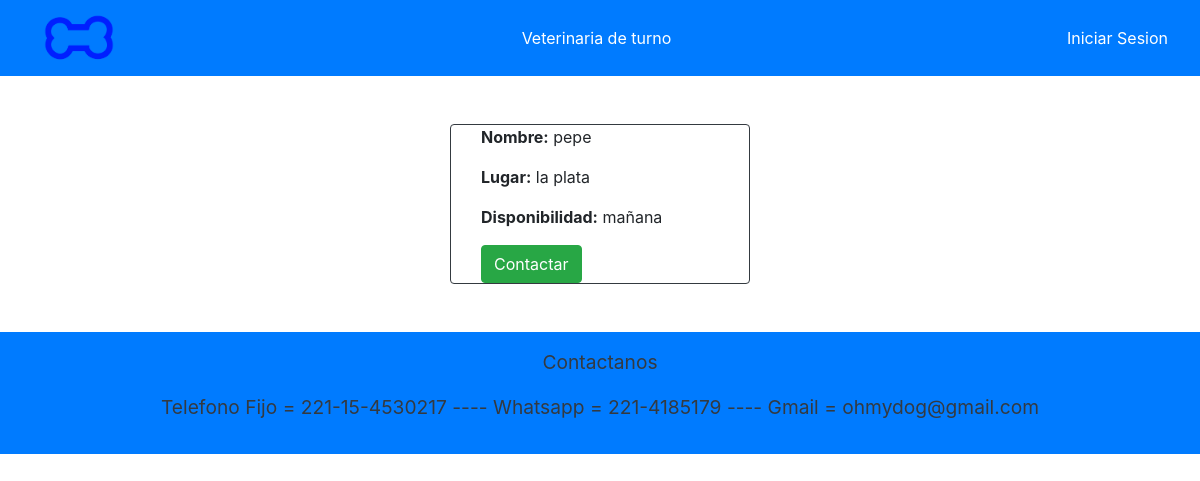
Page /cuidadores on the earlier database version.
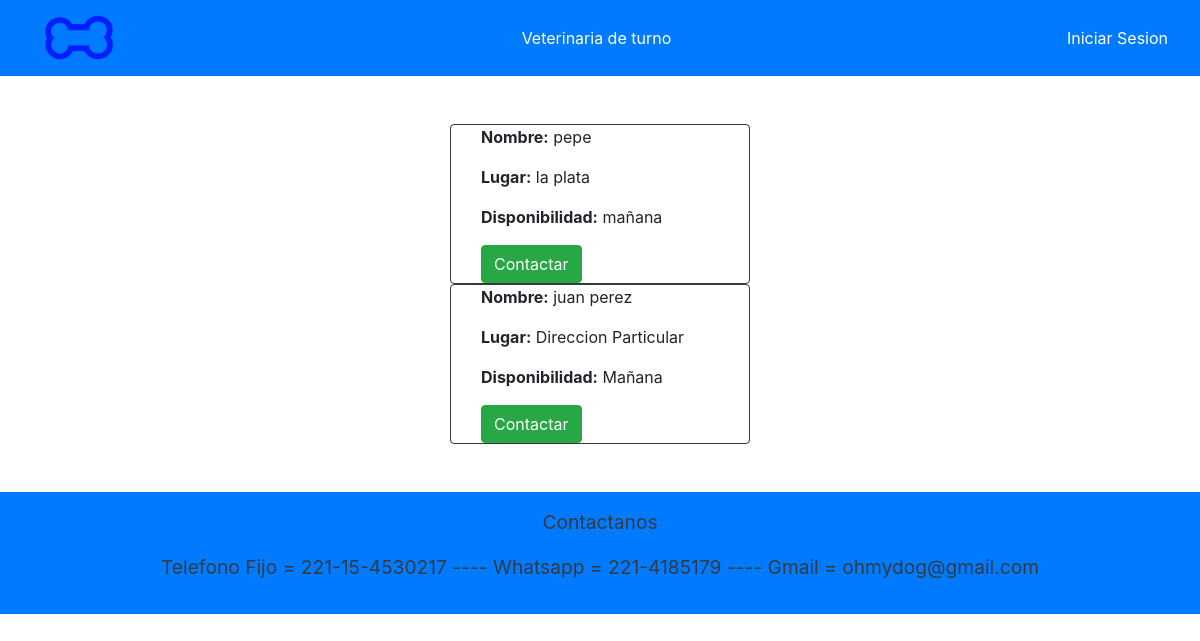
Same page on the later database version.
### APP/models.py (models this page shows, shortened)
class Cuidador(models.Model):
    nombre = models.CharField(max_length=50)
    telefono = models.IntegerField()
    zona = models.CharField(max_length=20)
    disponibilidad = models.CharField(max_length=30)
    dni = models.CharField(max_length=8)

### APP/views.py (the view)
# urls.py: path('cuidadores',views.listarCuidadores,name='cuidadores'),
def listarCuidadores(request):
    cuid = Cuidador.objects.all()
    context = {'context': cuid,
               'usuario': usuario}
    return render(request, 'paginas/listaCuidadores.html', context)

### APP/templates/paginas/listaCuidadores.html (shortened to what this page needs)
{% extends 'paginas/base.html' %}
{% load static %}
{% block contenido %}
<div class="d-flex justify-content-center flex-column align-items-center">
    {% if context|length == 0 %}
        <p>No hay Cuidadores Publicados</p>
    {% else %}
    {% for c in context %}
          <div class="container w-25 justify-content-center align-items-center border border-5 border-dark rounded">
            <div class="col justify-content-center align-items-center">
              <p><strong>Nombre:</strong> {{ c.nombre }}</p>
                <p><strong>Lugar:</strong> {{ c.zona }}</p>
                <p><strong>Disponibilidad:</strong> {{ c.disponibilidad }}</p>
                {% if usuario.esCliente %}
                    <a href="./contactarC/{{c.nombre}}/{{c.telefono}}" class="btn btn-success">Contactar</a>
                {% else %}
                    {% if usuario.esVeterinario %}
                        <button onclick="confirmar()" class="btn btn-danger">Borrar</button>
                        <script>
                          function confirmar(){
                            let conf = window.confirm('Seguro que quieres borrar este elemento??')
                            if(conf)
                              window.location.href = "./borrarC/{{c.id}}"
                          }
                        </script>
                    {% else %}
                        <a href="./contactarCVisit/{{c.nombre}}/{{c.telefono}}" class="btn btn-success">Contactar</a>
                    {% endif %}
                {% endif %}
            </div>
          </div>
         {% endfor %}
    {% endif %}
</div>
{% endblock %}

Differences in the rows shown:
added Cuidador: nombre "juan perez", zona "Direccion Particular", disponibilidad "Mañana"
